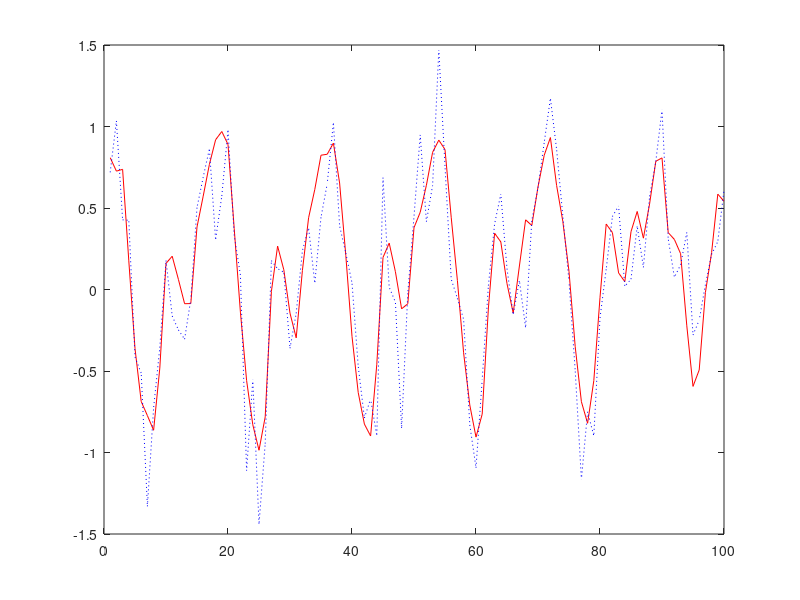

Reproduce this figure in MATLAB. (Note: this script raises an error after producing the figure.)
clc;
close all;
clear all;

saveData = false;

%=========================================================================
%User-defined Parameters
%=========================================================================

tau = 30;          % MG parameter (delay)

N = 1100;          % no.  data points 

Ts = 6;            % sampling rate

dt = 0.01;         % inegration step 

%==========================================================================
% SNR in dB
%==========================================================================

snr = 10;

%==========================================================================

NN = N*Ts/dt;       % final number of samples

x = 0.9*ones(NN+1,1); % initial conditions

for n = tau/dt+1:NN,   
    
    xx = x(n);
    
    xxd = x(n - tau/dt);
 
    %=========================================================================
    % Runge-Kutta Method
    %=========================================================================
 
    xk1 = dt*(-0.1*xx + 0.2*xxd/(1+xxd^10));
    xk2 = dt*(-0.1*(xx+xk1/2) + 0.2*xxd/(1+xxd^10));
    xk3 = dt*(-0.1*(xx+xk2/2) + 0.2*xxd/(1+xxd^10));
    xk4 = dt*(-0.1*(xx+xk3) + 0.2*xxd/(1+xxd^10)); 

    x(n+1) = xx + xk1/6 + xk2/3 +xk3/3 +xk4/6;

end

%==========================================================================
% resample every Ts/dt
Xseq = x(Ts/dt+1:Ts/dt:NN);

Xseq = Xseq(100:end);

var_clean = var(Xseq);

sig = sqrt(var_clean/(10^(snr/10)));

%==========================================================================
% scale b/w [-1 1] to get the training (TN) signal normalized
%==========================================================================

ymax = 1; ymin = -1;

xmax = max(Xseq); xmin = min(Xseq);

TN_clean = (ymax-ymin)*(Xseq-xmin)/(xmax-xmin) + ymin;

% save('C:\Haran\Research\NN\RMLP\NoisyMG\Web\TN_clean','TN_clean');

%==========================================================================

sigPwr = var(Xseq) +(mean(Xseq))^2;

sig = sqrt(sigPwr/(10^(snr/10)));

TN_noisy = TN_clean + sig*randn(length(TN_clean),1);

% save('C:\Haran\Research\NN\RMLP\NoisyMG\Web\TN_noisy','TN_noisy');

tt_clean = TN_clean(801:900);

% save('C:\Haran\Research\NN\RMLP\NoisyMG\Web\tt_clean','tt_clean');

tt_noisy = tt_clean + sig*randn(length(tt_clean),1);

% save('C:\Haran\Research\NN\RMLP\NoisyMG\Web\tt_noisy','tt_noisy');

% save('C:\Haran\Research\NN\RMLP\NoisyMG\Web\sig','sig');

%==========================================================================
figure;
plot(tt_clean,'r');
hold on;
plot(tt_noisy,'b:');
legend('Clean Test Signal','Noisy Test Signal',4);
